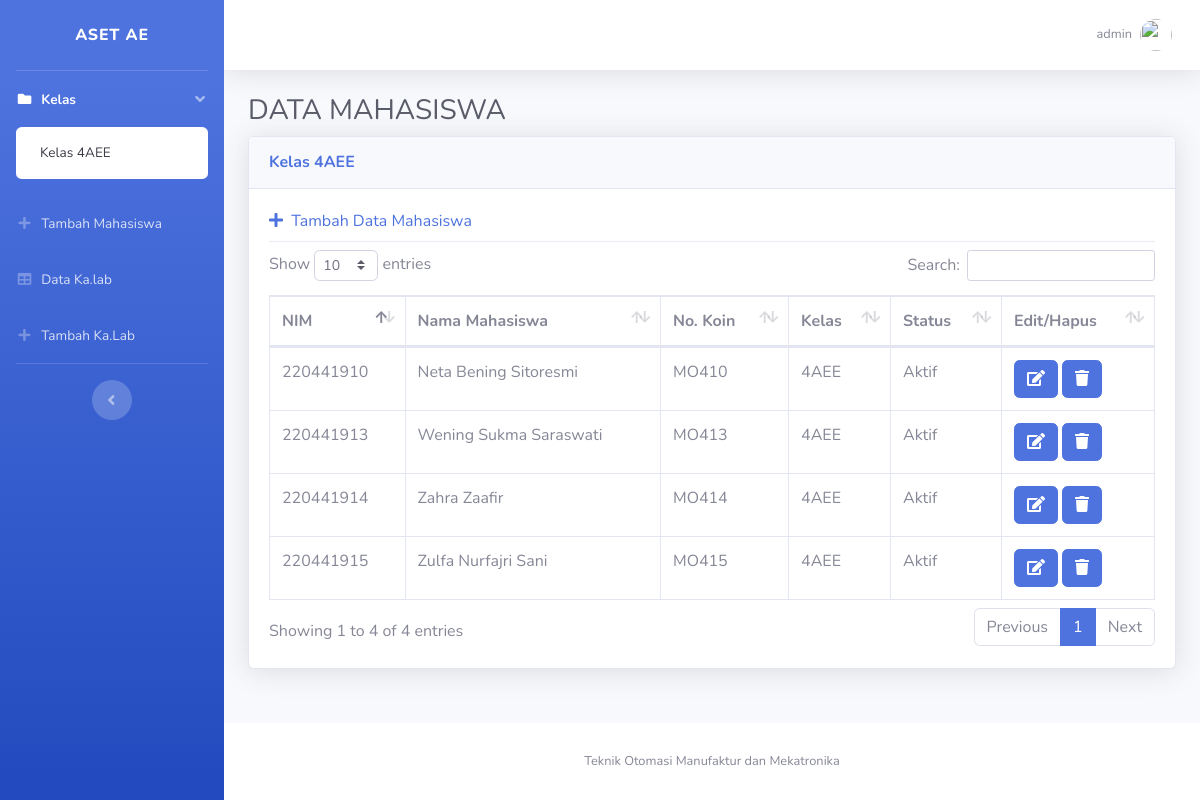
/kelas.php (signed in), run on the app's committed database.
### tables this page shows
CREATE TABLE `mahasiswa` (
  `nim` varchar(9) NOT NULL,
  `nama_mhs` varchar(50) NOT NULL,
  `no_koin` varchar(6) NOT NULL,
  `kelas` varchar(4) NOT NULL,
  `status` varchar(15) NOT NULL
);

CREATE TABLE `user` (
  `id_user` int(5) NOT NULL,
  `nama` varchar(50) NOT NULL,
  `username` varchar(50) NOT NULL,
  `password` varchar(50) NOT NULL,
  `level` varchar(50) NOT NULL
);

### kelas.php (the view, shortened to what this page needs)
<?php
include_once("config.php");
?>
<!DOCTYPE html>
<html lang="en">
<head>
  <link href="vendor/fontawesome-free/css/all.min.css" rel="stylesheet" type="text/css">
  <link href="css/sb-admin-2.min.css" rel="stylesheet">
  <link href="vendor/datatables/dataTables.bootstrap4.min.css" rel="stylesheet">
</head>
<body id="page-top">
<?php
$sql3=mysqli_query($koneksi, "select * from user where level='admin' limit 1");
$data3=mysqli_fetch_array($sql3);
?>
  <div id="wrapper">
    <ul class="navbar-nav bg-gradient-primary sidebar sidebar-dark accordion" id="accordionSidebar">
      <a class="sidebar-brand d-flex align-items-center justify-content-center" href="kelas_1aea.php">
        <div class="sidebar-brand-text mx-3">Aset AE</div>
      </a>
      <hr class="sidebar-divider my-0">
      <li class="nav-item active">
        <a class="nav-link" href="#" data-toggle="collapse" data-target="#collapsePages" aria-expanded="true" aria-controls="collapsePages">
          <i class="fas fa-fw fa-folder"></i>
          <span>Kelas</span>
        </a>
        <div id="collapsePages" class="collapse show" aria-labelledby="headingPages" data-parent="#accordionSidebar">
          <div class="bg-white py-2 collapse-inner rounded">
          <?php
          $sql=mysqli_query($koneksi, "select * from mahasiswa limit 1");
          while ($data=mysqli_fetch_array($sql)) {
                  ?>
            <a class="collapse-item" href="kelas.php?kelas=<?php echo $data['kelas']; ?>">Kelas <?=$data['kelas'];?></a>
            <?php }?>
          </div>
        </div>
      </li>
      <li class="nav-item">
        <a class="nav-link"  href="tambah_mhs.php">
          <i class="fas fa-fw fa-plus"></i>
          <span>Tambah Mahasiswa</span>
        </a>
      </li>
      <li class="nav-item">
        <a class="nav-link" href="data_kalab.php?id_user=<?=$data3['id_user'];?>">
          <i class="fas fa-fw fa-table"></i>
          <span>Data Ka.lab</span></a>
      </li>
      <li class="nav-item">
        <a class="nav-link"  href="tambah_kalab.php">
          <i class="fas fa-fw fa-plus"></i>
          <span>Tambah Ka.Lab</span>
        </a>
      </li>
      <hr class="sidebar-divider d-none d-md-block">
      <div class="text-center d-none d-md-inline">
        <button class="rounded-circle border-0" id="sidebarToggle"></button>
      </div>
    </ul>
    <div id="content-wrapper" class="d-flex flex-column">
      <div id="content">
        <nav class="navbar navbar-expand navbar-light bg-white topbar mb-4 static-top shadow">
          <ul class="navbar-nav ml-auto">
            <li class="nav-item dropdown no-arrow">
              <a class="nav-link dropdown-toggle" href="#" id="userDropdown" role="button" data-toggle="dropdown" aria-haspopup="true" aria-expanded="false">
                <span class="mr-2 d-none d-lg-inline text-gray-600 small"><?=$data3['nama'];?></span>
                <img class="img-profile rounded-circle" src="img/Black.png">
              </a>
            </li>
          </ul>
        </nav>
        <div class="container-fluid">
          <h1 class="h3 mb-2 text-gray-800">DATA MAHASISWA</h1>
          <div class="card shadow mb-4">
            <div class="card-header py-3">
            <?php
              $sql2=mysqli_query($koneksi, "select * from mahasiswa limit 1");
              $data2=mysqli_fetch_array($sql2);
              $kelas = $data2['kelas'];
            ?>
              <h6 class="m-0 font-weight-bold text-primary">Kelas <?=$kelas;?></h6>
            </div>
            <div class="card-body">
              <div class="table-responsive">
              <a href="tambah_mhs.php"><i class="fas fa-plus"></i>&nbsp;&nbsp;Tambah Data Mahasiswa</a>
              <div class="dropdown-divider"></div>
                <table class="table table-bordered" id="dataTable" width="100%" cellspacing="0">
                  <thead>
                    <tr>
                      <th>NIM</th>
                      <th>Nama Mahasiswa</th>
                      <th>No. Koin</th>
                      <th>Kelas</th>
                      <th>Status</th>
                      <th>Edit/Hapus</th>
                    </tr>
                  </thead>
                  <tbody>
                  <?php
                  $sql=mysqli_query($koneksi, "select * from mahasiswa where kelas='$kelas'");
                  while ($data=mysqli_fetch_array($sql))
                  {
                  ?>
                    <tr>
                      <td><?php echo $data['nim']; ?></td>
                      <td><?php echo $data['nama_mhs']; ?></td>
                      <td><?php echo $data['no_koin']; ?></td>
                      <td><?php echo $data['kelas']; ?></td>
                      <td><?php echo $data['status']; ?></td>
                      <td><a href="edit_mhs.php?nim=<?php echo $data['nim']; ?>">
                          <button class="btn btn-primary"><i class='fas fa-edit'></i></button>
                          </a>
                          <a href="hapus_mhs.php?nim=<?php echo $data['nim']; ?>">
                          <button class="btn btn-primary"><i class='fas fa-trash'></i></button>
                          </a>
                      </td>
                    </tr>
                  <?php } ?>
                  </tbody>
                </table>
              </div>
            </div>
          </div>
        </div>
      </div>
      <footer class="sticky-footer bg-white">
        <div class="container my-auto">
          <div class="copyright text-center my-auto">
            <span>Teknik Otomasi Manufaktur dan Mekatronika</span>
          </div>
        </div>
      </footer>
    </div>
  </div>
</body>
</html>

### data on the page
mahasiswa: kelas "4AEE", nim "220441910", nama_mhs "Neta Bening Sitoresmi", no_koin "MO410", status "Aktif"
user: nama "admin"
mahasiswa: nim "220441913", nama_mhs "Wening Sukma Saraswati", no_koin "MO413", kelas "4AEE", status "Aktif"
mahasiswa: nim "220441914", nama_mhs "Zahra Zaafir", no_koin "MO414", kelas "4AEE", status "Aktif"
mahasiswa: nim "220441915", nama_mhs "Zulfa Nurfajri Sani", no_koin "MO415", kelas "4AEE", status "Aktif"
